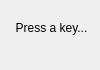
<?xml version="1.0" encoding="UTF-8"?>
<ui version="4.0">
 <class>DialogPressKey</class>
 <widget class="QDialog" name="DialogPressKey">
  <property name="geometry">
   <rect>
    <x>0</x>
    <y>0</y>
    <width>100</width>
    <height>70</height>
   </rect>
  </property>
  <property name="sizePolicy">
   <sizepolicy hsizetype="Fixed" vsizetype="Fixed">
    <horstretch>0</horstretch>
    <verstretch>0</verstretch>
   </sizepolicy>
  </property>
  <property name="minimumSize">
   <size>
    <width>100</width>
    <height>70</height>
   </size>
  </property>
  <property name="maximumSize">
   <size>
    <width>100</width>
    <height>70</height>
   </size>
  </property>
  <property name="windowTitle">
   <string>Dialog</string>
  </property>
  <widget class="QLabel" name="label">
   <property name="geometry">
    <rect>
     <x>16</x>
     <y>12</y>
     <width>71</width>
     <height>31</height>
    </rect>
   </property>
   <property name="text">
    <string>Press a key...</string>
   </property>
   <property name="alignment">
    <set>Qt::AlignCenter</set>
   </property>
  </widget>
 </widget>
 <resources/>
 <connections/>
</ui>
